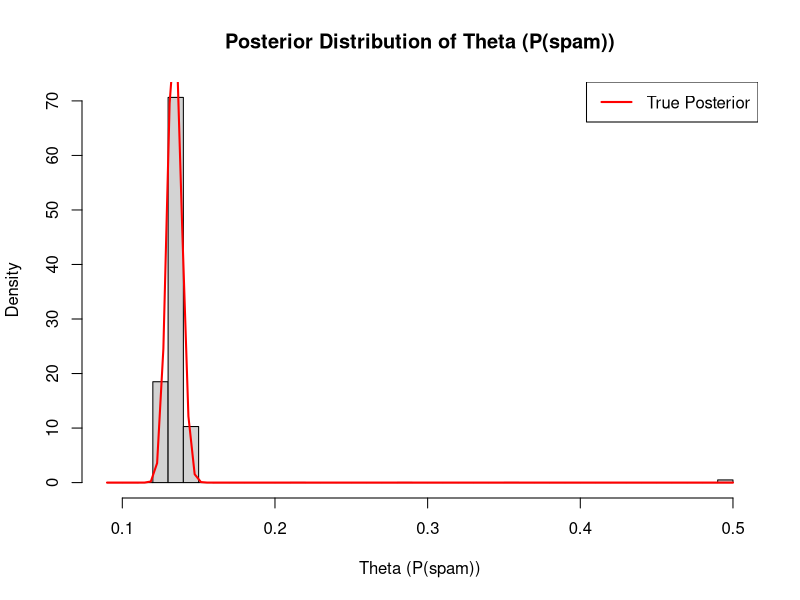

This chart was generated by the following R code:
# Create the directory if it doesn't exist
if (!dir.exists("Project/logs")) {
  dir.create("Project/logs", recursive = TRUE)
}

# Specify the log file path
log_file <- "Project/logs/R_output.log"

# Open the sink to redirect output
sink(log_file)

# Load the data
mail_data <- read.csv("Project/data/mail_data_bin.csv")

# Extract the spam count and total count
k <- sum(mail_data$Category == 1) # Number of spam emails
n <- nrow(mail_data) # Total number of emails

# Beta(1,1) prior parameters
alpha_prior <- 1
beta_prior <- 1

# Posterior parameters
alpha_post <- alpha_prior + k
beta_post <- beta_prior + (n - k)

# Define the posterior distribution (up to a constant factor)
posterior <- function(theta) {
  if (theta < 0 || theta > 1) {
    return(0) # Return 0 if theta is outside the valid range
  }
  return(dbeta(theta, alpha_post, beta_post))
}

# MCMC using Metropolis-Hastings
mcmc <- function(start, iter, proposal_sd) {
  theta <- start
  samples <- numeric(iter)

  for (i in 1:iter) {
    # Propose a new value from a normal distribution
    theta_new <- rnorm(1, mean = theta, sd = proposal_sd)

    # Calculate acceptance probability only if theta_new is valid
    if (posterior(theta_new) > 0) {
      acceptance_ratio <- posterior(theta_new) / posterior(theta)
    } else {
      acceptance_ratio <- 0
    }

    # Accept or reject the new value
    if (runif(1) < acceptance_ratio) {
      theta <- theta_new
    }

    # Store the sample
    samples[i] <- theta
  }

  return(samples)
}

# Run the MCMC
set.seed(123) # For reproducibility
samples <- mcmc(start = 0.5, iter = 10000, proposal_sd = 0.1)

# Remove samples outside the [0, 1] range (not strictly necessary anymore)
samples <- samples[samples >= 0 & samples <= 1]

# Summarize results
cat("Mean of posterior samples (estimate of theta):", mean(samples), "\n")
cat("95% credible interval:", quantile(samples, c(0.025, 0.975)), "\n")

# Plot the sampled posterior
hist(samples,
  probability = TRUE, breaks = 50,
  main = "Posterior Distribution of Theta (P(spam))",
  xlab = "Theta (P(spam))"
)
curve(dbeta(x, alpha_post, beta_post),
  col = "red",
  add = TRUE,
  lwd = 2
)
legend("topright",
  legend = c("True Posterior"),
  col = c("red"),
  lty = 1,
  lwd = 2
)

# Flush the output and close the sink
flush.console()
sink()